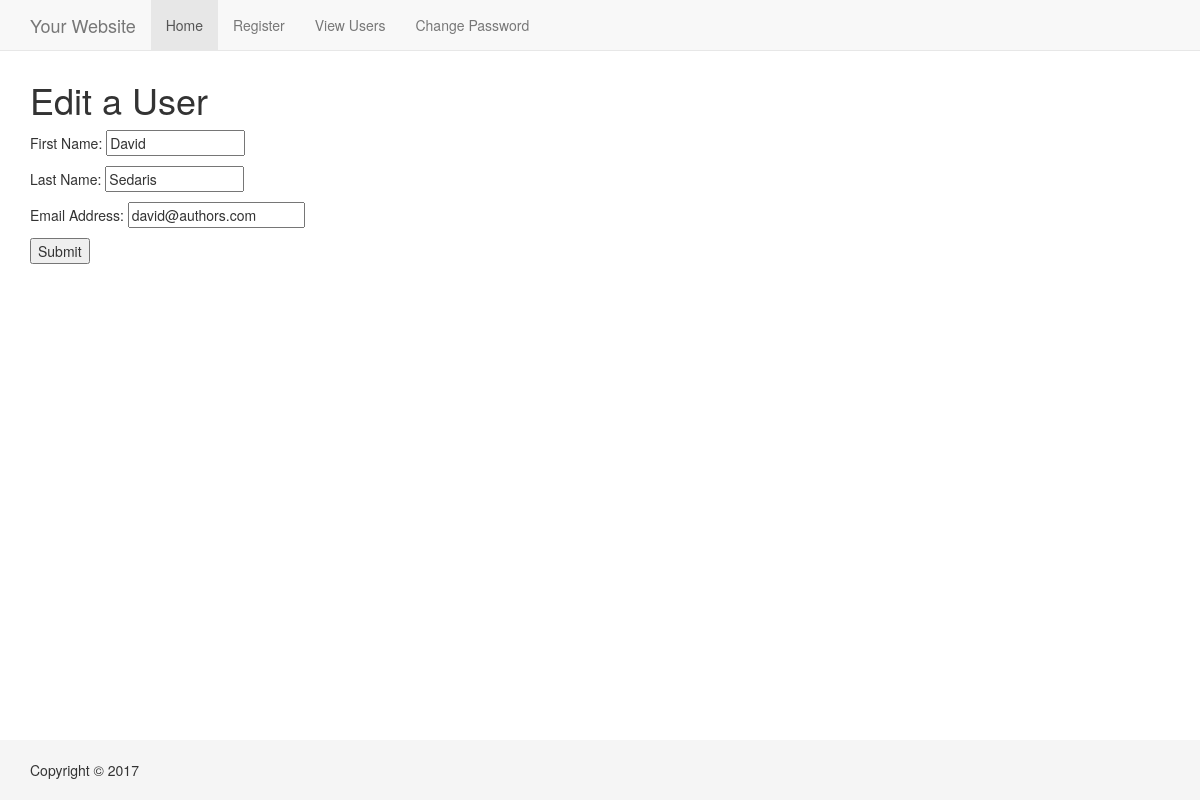
Screenshot of /edit_user.php?id=5 with the database file from the repository.
### tables this page shows
CREATE TABLE users 
(
user_id MEDIUMINT UNSIGNED NOT NULL AUTO_INCREMENT,
first_name VARCHAR(20) NOT NULL,
last_name VARCHAR(40) NOT NULL,
email VARCHAR(60) NOT NULL,
pass CHAR(40) NOT NULL,
registration_date DATETIME NOT NULL,
PRIMARY KEY (user_id)
);

### edit_user.php (the view, shortened to what this page needs)
<?php
echo '<h1>Edit a User</h1>';
if ( (isset($_GET['id'])) && (is_numeric($_GET['id'])) ) {
	$id = $_GET['id'];
} elseif ( (isset($_POST['id'])) && (is_numeric($_POST['id'])) ) {
	$id = $_POST['id'];
} else {
	echo '<p class="error">This page has been accessed in error.</p>';
	include('includes/footer.html');
	exit();
}
$q = "SELECT first_name, last_name, email FROM users WHERE user_id=$id";
$r = @mysqli_query($conn, $q);
if (mysqli_num_rows($r) == 1) {
	$row = mysqli_fetch_array($r, MYSQLI_NUM);
	echo '<form action="edit_user.php" method="post">
<p>First Name: <input type="text" name="first_name" size="15" maxlength="15" value="' . $row[0] . '"></p>
<p>Last Name: <input type="text" name="last_name" size="15" maxlength="30" value="' . $row[1] . '"></p>
<p>Email Address: <input type="email" name="email" size="20" maxlength="60" value="' . $row[2] . '"> </p>
<p><input type="submit" name="submit" value="Submit"></p>
<input type="hidden" name="id" value="' . $id . '">
</form>';
} else {
	echo '<p class="error">This page has been accessed in error.</p>';
}
?>

### css/style.css (style rules this page uses)
html { position: relative; min-height: 100%; }
body { margin-bottom: 60px; }
.footer { position: absolute; bottom: 0; width: 100%; height: 60px; background-color: #f5f5f5; }
body > .container { padding: 60px 15px 0; }
.container .text-muted { margin: 20px 0; }
.footer > .container { padding-right: 15px; padding-left: 15px; }

### rows the page displays
users: first_name "David", last_name "Sedaris", email "david@authors.com"
